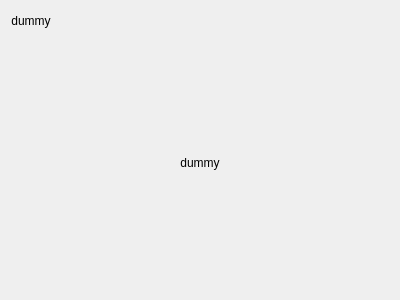
<?xml version="1.0" encoding="UTF-8"?>
<ui version="4.0">
 <class>SerialConnectionWidgetSampleForm</class>
 <widget class="QWidget" name="SerialConnectionWidgetSampleForm">
  <property name="geometry">
   <rect>
    <x>0</x>
    <y>0</y>
    <width>400</width>
    <height>300</height>
   </rect>
  </property>
  <property name="windowTitle">
   <string>Form</string>
  </property>
  <layout class="QVBoxLayout" name="verticalLayout">
   <item>
    <layout class="QHBoxLayout" name="horizontalLayout">
     <item>
      <layout class="QVBoxLayout" name="main_layout_">
       <item>
        <widget class="QLabel" name="connection_dummy_label_">
         <property name="text">
          <string>dummy</string>
         </property>
         <property name="alignment">
          <set>Qt::AlignCenter</set>
         </property>
        </widget>
       </item>
      </layout>
     </item>
     <item>
      <spacer name="horizontalSpacer">
       <property name="orientation">
        <enum>Qt::Horizontal</enum>
       </property>
       <property name="sizeHint" stdset="0">
        <size>
         <width>40</width>
         <height>20</height>
        </size>
       </property>
      </spacer>
     </item>
    </layout>
   </item>
   <item>
    <widget class="QLabel" name="dummy_label_">
     <property name="sizePolicy">
      <sizepolicy hsizetype="Expanding" vsizetype="Expanding">
       <horstretch>0</horstretch>
       <verstretch>0</verstretch>
      </sizepolicy>
     </property>
     <property name="text">
      <string>dummy</string>
     </property>
     <property name="alignment">
      <set>Qt::AlignCenter</set>
     </property>
    </widget>
   </item>
  </layout>
 </widget>
 <resources/>
 <connections/>
</ui>
